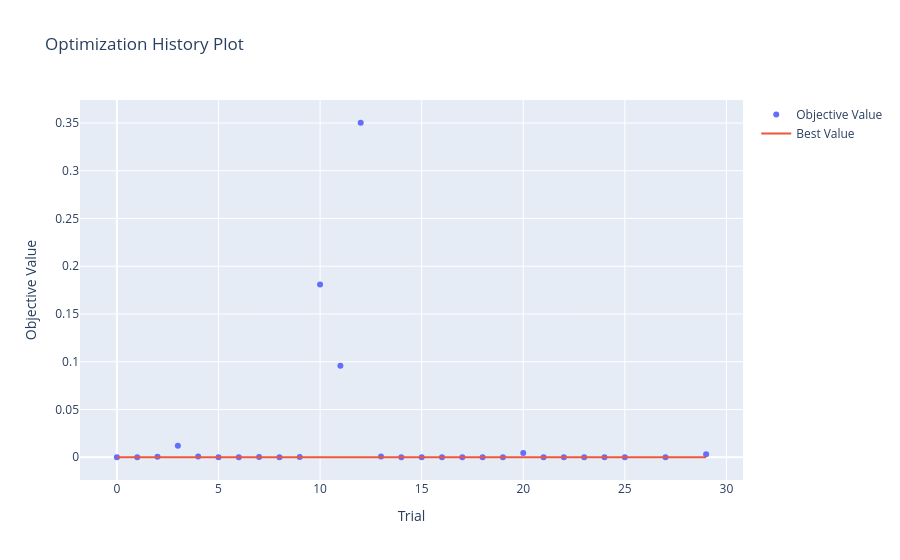
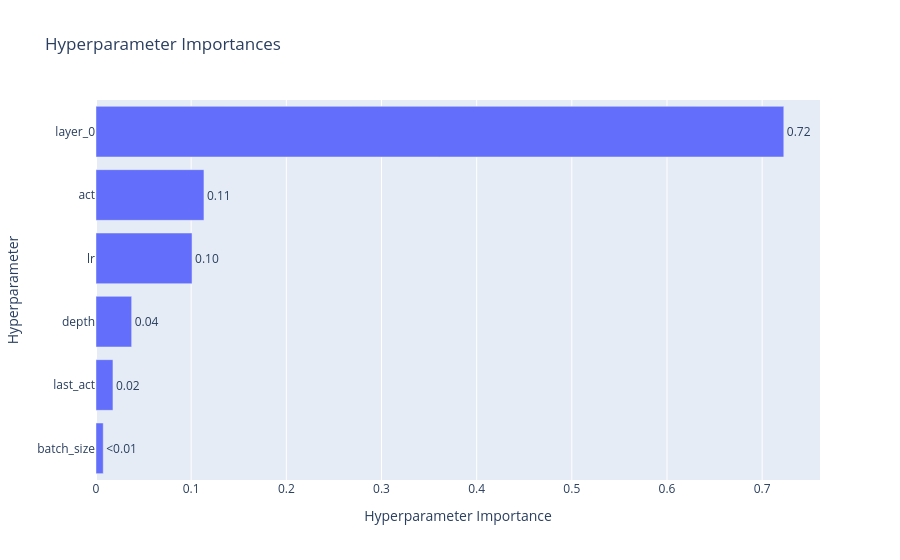
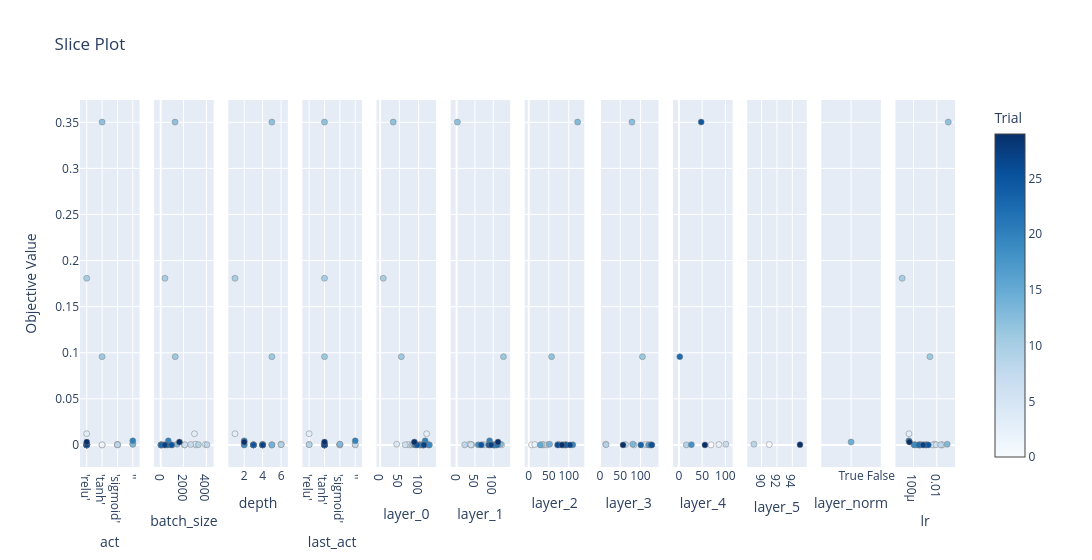

The cell these charts' notebook holds for them, in order:
### Code cell
from plotly.io import show

fig = optuna.visualization.plot_optimization_history(study)
show(fig)

fig = optuna.visualization.plot_param_importances(study)
show(fig)

fig = optuna.visualization.plot_slice(study)
show(fig)

### Figure 1 — Plotly figure (JSON) as saved in the notebook; plotly's stock layout.template omitted (floating-point values rounded to 4 significant figures)
{"data": [{"mode": "markers", "name": "Objective Value", "x": [0, 1, 2, 3, 4, 5, 6, 7, 8, 9, 10, 11, 12, 13, 14, 15, 16, 17, 18, 19, 20, 21, 22, 23, 24, 25, 27, 29], "y": [5.246e-05, 4.034e-05, 0.0004187, 0.01212, 0.000762, 2.24e-05, 0.0001327, 0.0003898, 0.0001117, 0.0002775, 0.1808, 0.09572, 0.3502, 0.000734, 1.791e-05, 1.441e-05, 8.76e-06, 1.148e-05, 9.354e-05, 1.766e-05, 0.004429, 8.495e-06, 2.825e-05, 8.345e-06, 1.501e-05, 2.639e-05, 2.19e-05, 0.003061], "type": "scatter"}, {"mode": "lines", "name": "Best Value", "x": [0, 1, 2, 3, 4, 5, 6, 7, 8, 9, 10, 11, 12, 13, 14, 15, 16, 17, 18, 19, 20, 21, 22, 23, 24, 25, 26, 27, 28, 29], "y": [5.246e-05, 4.034e-05, 4.034e-05, 4.034e-05, 4.034e-05, 2.24e-05, 2.24e-05, 2.24e-05, 2.24e-05, 2.24e-05, 2.24e-05, 2.24e-05, 2.24e-05, 2.24e-05, 1.791e-05, 1.441e-05, 8.76e-06, 8.76e-06, 8.76e-06, 8.76e-06, 8.76e-06, 8.495e-06, 8.495e-06, 8.345e-06, 8.345e-06, 8.345e-06, 8.345e-06, 8.345e-06, 8.345e-06, 8.345e-06], "type": "scatter"}, {"marker": {"color": "#cccccc"}, "mode": "markers", "name": "Infeasible Trial", "showlegend": false, "x": [], "y": [], "type": "scatter"}], "layout": {"title": {"text": "Optimization History Plot"}, "xaxis": {"title": {"text": "Trial"}}, "yaxis": {"title": {"text": "Objective Value"}}}}

### Figure 2 — Plotly figure (JSON) as saved in the notebook; plotly's stock layout.template omitted (floating-point values rounded to 4 significant figures)
{"data": [{"cliponaxis": false, "hovertemplate": ["batch_size (IntDistribution): 0.007608486426237685<extra></extra>", "last_act (CategoricalDistribution): 0.017815200315207752<extra></extra>", "depth (IntDistribution): 0.03746823769280408<extra></extra>", "lr (FloatDistribution): 0.10091903264429643<extra></extra>", "act (CategoricalDistribution): 0.11343963263767229<extra></extra>", "layer_0 (IntDistribution): 0.7227494102837817<extra></extra>"], "name": "Objective Value", "orientation": "h", "text": ["<0.01", "0.02", "0.04", "0.10", "0.11", "0.72"], "textposition": "outside", "x": [0.007608, 0.01782, 0.03747, 0.1009, 0.1134, 0.7227], "y": ["batch_size", "last_act", "depth", "lr", "act", "layer_0"], "type": "bar"}], "layout": {"title": {"text": "Hyperparameter Importances"}, "xaxis": {"title": {"text": "Hyperparameter Importance"}}, "yaxis": {"title": {"text": "Hyperparameter"}}}}

### Figure 3 — Plotly figure (JSON) as saved in the notebook; plotly's stock layout.template omitted (floating-point values rounded to 4 significant figures)
{"data": [{"marker": {"color": [3, 5, 9, 10, 14, 15, 16, 17, 18, 19, 21, 22, 23, 24, 25, 27, 29, 0, 1, 11, 12, 2, 6, 7, 8, 4, 13, 20], "colorbar": {"title": {"text": "Trial"}, "x": 1.0, "xpad": 40}, "colorscale": [[0.0, "rgb(247,251,255)"], [0.125, "rgb(222,235,247)"], [0.25, "rgb(198,219,239)"], [0.375, "rgb(158,202,225)"], [0.5, "rgb(107,174,214)"], [0.625, "rgb(66,146,198)"], [0.75, "rgb(33,113,181)"], [0.875, "rgb(8,81,156)"], [1.0, "rgb(8,48,107)"]], "line": {"color": "Grey", "width": 0.5}, "showscale": true}, "mode": "markers", "name": "Feasible Trial", "showlegend": false, "x": ["'relu'", "'relu'", "'relu'", "'relu'", "'relu'", "'relu'", "'relu'", "'relu'", "'relu'", "'relu'", "'relu'", "'relu'", "'relu'", "'relu'", "'relu'", "'relu'", "'relu'", "'tanh'", "'tanh'", "'tanh'", "'tanh'", "'sigmoid'", "'sigmoid'", "'sigmoid'", "'sigmoid'", "''", "''", "''"], "y": [0.01212, 2.24e-05, 0.0002775, 0.1808, 1.791e-05, 1.441e-05, 8.76e-06, 1.148e-05, 9.354e-05, 1.766e-05, 8.495e-06, 2.825e-05, 8.345e-06, 1.501e-05, 2.639e-05, 2.19e-05, 0.003061, 5.246e-05, 4.034e-05, 0.09572, 0.3502, 0.0004187, 0.0001327, 0.0003898, 0.0001117, 0.000762, 0.000734, 0.004429], "type": "scatter", "xaxis": "x", "yaxis": "y"}, {"marker": {"color": [0, 1, 2, 3, 4, 5, 6, 7, 8, 9, 10, 11, 12, 13, 14, 15, 16, 17, 18, 19, 20, 21, 22, 23, 24, 25, 27, 29], "colorbar": {"title": {"text": "Trial"}, "x": 1.0, "xpad": 40}, "colorscale": [[0.0, "rgb(247,251,255)"], [0.125, "rgb(222,235,247)"], [0.25, "rgb(198,219,239)"], [0.375, "rgb(158,202,225)"], [0.5, "rgb(107,174,214)"], [0.625, "rgb(66,146,198)"], [0.75, "rgb(33,113,181)"], [0.875, "rgb(8,81,156)"], [1.0, "rgb(8,48,107)"]], "line": {"color": "Grey", "width": 0.5}, "showscale": false}, "mode": "markers", "name": "Feasible Trial", "showlegend": false, "x": [3099, 2071, 3906, 2959, 3026, 1018, 2108, 2627, 4050, 3304, 373, 1273, 1260, 1432, 327, 151, 26, 41, 791, 50, 668, 16, 580, 50, 497, 955, 357, 1642], "y": [5.246e-05, 4.034e-05, 0.0004187, 0.01212, 0.000762, 2.24e-05, 0.0001327, 0.0003898, 0.0001117, 0.0002775, 0.1808, 0.09572, 0.3502, 0.000734, 1.791e-05, 1.441e-05, 8.76e-06, 1.148e-05, 9.354e-05, 1.766e-05, 0.004429, 8.495e-06, 2.825e-05, 8.345e-06, 1.501e-05, 2.639e-05, 2.19e-05, 0.003061], "type": "scatter", "xaxis": "x2", "yaxis": "y2"}, {"marker": {"color": [0, 1, 2, 3, 4, 5, 6, 7, 8, 9, 10, 11, 12, 13, 14, 15, 16, 17, 18, 19, 20, 21, 22, 23, 24, 25, 27, 29], "colorbar": {"title": {"text": "Trial"}, "x": 1.0, "xpad": 40}, "colorscale": [[0.0, "rgb(247,251,255)"], [0.125, "rgb(222,235,247)"], [0.25, "rgb(198,219,239)"], [0.375, "rgb(158,202,225)"], [0.5, "rgb(107,174,214)"], [0.625, "rgb(66,146,198)"], [0.75, "rgb(33,113,181)"], [0.875, "rgb(8,81,156)"], [1.0, "rgb(8,48,107)"]], "line": {"color": "Grey", "width": 0.5}, "showscale": false}, "mode": "markers", "name": "Feasible Trial", "showlegend": false, "x": [3, 5, 6, 1, 6, 5, 3, 4, 2, 6, 1, 5, 5, 4, 5, 4, 4, 3, 3, 2, 2, 4, 4, 3, 4, 3, 4, 2], "y": [5.246e-05, 4.034e-05, 0.0004187, 0.01212, 0.000762, 2.24e-05, 0.0001327, 0.0003898, 0.0001117, 0.0002775, 0.1808, 0.09572, 0.3502, 0.000734, 1.791e-05, 1.441e-05, 8.76e-06, 1.148e-05, 9.354e-05, 1.766e-05, 0.004429, 8.495e-06, 2.825e-05, 8.345e-06, 1.501e-05, 2.639e-05, 2.19e-05, 0.003061], "type": "scatter", "xaxis": "x3", "yaxis": "y3"}, {"marker": {"color": [2, 3, 9, 5, 10, 11, 12, 14, 15, 16, 17, 18, 19, 21, 22, 23, 24, 25, 27, 29, 1, 4, 6, 8, 13, 0, 7, 20], "colorbar": {"title": {"text": "Trial"}, "x": 1.0, "xpad": 40}, "colorscale": [[0.0, "rgb(247,251,255)"], [0.125, "rgb(222,235,247)"], [0.25, "rgb(198,219,239)"], [0.375, "rgb(158,202,225)"], [0.5, "rgb(107,174,214)"], [0.625, "rgb(66,146,198)"], [0.75, "rgb(33,113,181)"], [0.875, "rgb(8,81,156)"], [1.0, "rgb(8,48,107)"]], "line": {"color": "Grey", "width": 0.5}, "showscale": false}, "mode": "markers", "name": "Feasible Trial", "showlegend": false, "x": ["'relu'", "'relu'", "'relu'", "'tanh'", "'tanh'", "'tanh'", "'tanh'", "'tanh'", "'tanh'", "'tanh'", "'tanh'", "'tanh'", "'tanh'", "'tanh'", "'tanh'", "'tanh'", "'tanh'", "'tanh'", "'tanh'", "'tanh'", "'sigmoid'", "'sigmoid'", "'sigmoid'", "'sigmoid'", "'sigmoid'", "''", "''", "''"], "y": [0.0004187, 0.01212, 0.0002775, 2.24e-05, 0.1808, 0.09572, 0.3502, 1.791e-05, 1.441e-05, 8.76e-06, 1.148e-05, 9.354e-05, 1.766e-05, 8.495e-06, 2.825e-05, 8.345e-06, 1.501e-05, 2.639e-05, 2.19e-05, 0.003061, 4.034e-05, 0.000762, 0.0001327, 0.0001117, 0.000734, 5.246e-05, 0.0003898, 0.004429], "type": "scatter", "xaxis": "x4", "yaxis": "y4"}, {"marker": {"color": [0, 1, 2, 3, 4, 5, 6, 7, 8, 9, 10, 11, 12, 13, 14, 15, 16, 17, 18, 19, 20, 21, 22, 23, 24, 25, 27, 29], "colorbar": {"title": {"text": "Trial"}, "x": 1.0, "xpad": 40}, "colorscale": [[0.0, "rgb(247,251,255)"], [0.125, "rgb(222,235,247)"], [0.25, "rgb(198,219,239)"], [0.375, "rgb(158,202,225)"], [0.5, "rgb(107,174,214)"], [0.625, "rgb(66,146,198)"], [0.75, "rgb(33,113,181)"], [0.875, "rgb(8,81,156)"], [1.0, "rgb(8,48,107)"]], "line": {"color": "Grey", "width": 0.5}, "showscale": false}, "mode": "markers", "name": "Feasible Trial", "showlegend": false, "x": [103, 77, 72, 121, 43, 102, 65, 115, 82, 95, 8, 55, 34, 87, 104, 107, 113, 127, 126, 128, 117, 110, 92, 113, 112, 96, 114, 89], "y": [5.246e-05, 4.034e-05, 0.0004187, 0.01212, 0.000762, 2.24e-05, 0.0001327, 0.0003898, 0.0001117, 0.0002775, 0.1808, 0.09572, 0.3502, 0.000734, 1.791e-05, 1.441e-05, 8.76e-06, 1.148e-05, 9.354e-05, 1.766e-05, 0.004429, 8.495e-06, 2.825e-05, 8.345e-06, 1.501e-05, 2.639e-05, 2.19e-05, 0.003061], "type": "scatter", "xaxis": "x5", "yaxis": "y5"}, {"marker": {"color": [0, 1, 2, 4, 5, 6, 7, 8, 9, 11, 12, 13, 14, 15, 16, 17, 18, 19, 20, 21, 22, 23, 24, 25, 27, 29], "colorbar": {"title": {"text": "Trial"}, "x": 1.0, "xpad": 40}, "colorscale": [[0.0, "rgb(247,251,255)"], [0.125, "rgb(222,235,247)"], [0.25, "rgb(198,219,239)"], [0.375, "rgb(158,202,225)"], [0.5, "rgb(107,174,214)"], [0.625, "rgb(66,146,198)"], [0.75, "rgb(33,113,181)"], [0.875, "rgb(8,81,156)"], [1.0, "rgb(8,48,107)"]], "line": {"color": "Grey", "width": 0.5}, "showscale": false}, "mode": "markers", "name": "Feasible Trial", "showlegend": false, "x": [78, 123, 40, 35, 41, 39, 87, 22, 71, 128, 2, 120, 101, 100, 104, 102, 59, 108, 90, 104, 111, 90, 88, 67, 94, 113], "y": [5.246e-05, 4.034e-05, 0.0004187, 0.000762, 2.24e-05, 0.0001327, 0.0003898, 0.0001117, 0.0002775, 0.09572, 0.3502, 0.000734, 1.791e-05, 1.441e-05, 8.76e-06, 1.148e-05, 9.354e-05, 1.766e-05, 0.004429, 8.495e-06, 2.825e-05, 8.345e-06, 1.501e-05, 2.639e-05, 2.19e-05, 0.003061], "type": "scatter", "xaxis": "x6", "yaxis": "y6"}, {"marker": {"color": [0, 1, 2, 4, 5, 6, 7, 9, 11, 12, 13, 14, 15, 16, 17, 18, 21, 22, 23, 24, 25, 27], "colorbar": {"title": {"text": "Trial"}, "x": 1.0, "xpad": 40}, "colorscale": [[0.0, "rgb(247,251,255)"], [0.125, "rgb(222,235,247)"], [0.25, "rgb(198,219,239)"], [0.375, "rgb(158,202,225)"], [0.5, "rgb(107,174,214)"], [0.625, "rgb(66,146,198)"], [0.75, "rgb(33,113,181)"], [0.875, "rgb(8,81,156)"], [1.0, "rgb(8,48,107)"]], "line": {"color": "Grey", "width": 0.5}, "showscale": false}, "mode": "markers", "name": "Feasible Trial", "showlegend": false, "x": [7, 35, 15, 74, 46, 38, 33, 94, 57, 122, 52, 29, 75, 87, 92, 110, 83, 90, 93, 72, 103, 83], "y": [5.246e-05, 4.034e-05, 0.0004187, 0.000762, 2.24e-05, 0.0001327, 0.0003898, 0.0002775, 0.09572, 0.3502, 0.000734, 1.791e-05, 1.441e-05, 8.76e-06, 1.148e-05, 9.354e-05, 8.495e-06, 2.825e-05, 8.345e-06, 1.501e-05, 2.639e-05, 2.19e-05], "type": "scatter", "xaxis": "x7", "yaxis": "y7"}, {"marker": {"color": [1, 2, 4, 5, 7, 9, 11, 12, 13, 14, 15, 16, 21, 22, 24, 27], "colorbar": {"title": {"text": "Trial"}, "x": 1.0, "xpad": 40}, "colorscale": [[0.0, "rgb(247,251,255)"], [0.125, "rgb(222,235,247)"], [0.25, "rgb(198,219,239)"], [0.375, "rgb(158,202,225)"], [0.5, "rgb(107,174,214)"], [0.625, "rgb(66,146,198)"], [0.75, "rgb(33,113,181)"], [0.875, "rgb(8,81,156)"], [1.0, "rgb(8,48,107)"]], "line": {"color": "Grey", "width": 0.5}, "showscale": false}, "mode": "markers", "name": "Feasible Trial", "showlegend": false, "x": [108, 115, 14, 84, 63, 15, 105, 79, 81, 123, 128, 120, 126, 101, 128, 57], "y": [4.034e-05, 0.0004187, 0.000762, 2.24e-05, 0.0003898, 0.0002775, 0.09572, 0.3502, 0.000734, 1.791e-05, 1.441e-05, 8.76e-06, 8.495e-06, 2.825e-05, 1.501e-05, 2.19e-05], "type": "scatter", "xaxis": "x8", "yaxis": "y8"}, {"marker": {"color": [1, 2, 4, 5, 9, 11, 12, 14], "colorbar": {"title": {"text": "Trial"}, "x": 1.0, "xpad": 40}, "colorscale": [[0.0, "rgb(247,251,255)"], [0.125, "rgb(222,235,247)"], [0.25, "rgb(198,219,239)"], [0.375, "rgb(158,202,225)"], [0.5, "rgb(107,174,214)"], [0.625, "rgb(66,146,198)"], [0.75, "rgb(33,113,181)"], [0.875, "rgb(8,81,156)"], [1.0, "rgb(8,48,107)"]], "line": {"color": "Grey", "width": 0.5}, "showscale": false}, "mode": "markers", "name": "Feasible Trial", "showlegend": false, "x": [69, 86, 101, 16, 27, 2, 48, 56], "y": [4.034e-05, 0.0004187, 0.000762, 2.24e-05, 0.0002775, 0.09572, 0.3502, 1.791e-05], "type": "scatter", "xaxis": "x9", "yaxis": "y9"}, {"marker": {"color": [2, 4, 9], "colorbar": {"title": {"text": "Trial"}, "x": 1.0, "xpad": 40}, "colorscale": [[0.0, "rgb(247,251,255)"], [0.125, "rgb(222,235,247)"], [0.25, "rgb(198,219,239)"], [0.375, "rgb(158,202,225)"], [0.5, "rgb(107,174,214)"], [0.625, "rgb(66,146,198)"], [0.75, "rgb(33,113,181)"], [0.875, "rgb(8,81,156)"], [1.0, "rgb(8,48,107)"]], "line": {"color": "Grey", "width": 0.5}, "showscale": false}, "mode": "markers", "name": "Feasible Trial", "showlegend": false, "x": [91, 89, 95], "y": [0.0004187, 0.000762, 0.0002775], "type": "scatter", "xaxis": "x10", "yaxis": "y10"}, {"marker": {"color": [29], "colorbar": {"title": {"text": "Trial"}, "x": 1.0, "xpad": 40}, "colorscale": [[0.0, "rgb(247,251,255)"], [0.125, "rgb(222,235,247)"], [0.25, "rgb(198,219,239)"], [0.375, "rgb(158,202,225)"], [0.5, "rgb(107,174,214)"], [0.625, "rgb(66,146,198)"], [0.75, "rgb(33,113,181)"], [0.875, "rgb(8,81,156)"], [1.0, "rgb(8,48,107)"]], "line": {"color": "Grey", "width": 0.5}, "showscale": false}, "mode": "markers", "name": "Feasible Trial", "showlegend": false, "x": ["True"], "y": [0.003061], "type": "scatter", "xaxis": "x11", "yaxis": "y11"}, {"marker": {"color": [0, 1, 2, 3, 4, 5, 6, 7, 8, 9, 10, 11, 12, 13, 14, 15, 16, 17, 18, 19, 20, 21, 22, 23, 24, 25, 27, 29], "colorbar": {"title": {"text": "Trial"}, "x": 1.0, "xpad": 40}, "colorscale": [[0.0, "rgb(247,251,255)"], [0.125, "rgb(222,235,247)"], [0.25, "rgb(198,219,239)"], [0.375, "rgb(158,202,225)"], [0.5, "rgb(107,174,214)"], [0.625, "rgb(66,146,198)"], [0.75, "rgb(33,113,181)"], [0.875, "rgb(8,81,156)"], [1.0, "rgb(8,48,107)"]], "line": {"color": "Grey", "width": 0.5}, "showscale": false}, "mode": "markers", "name": "Feasible Trial", "showlegend": false, "x": [0.02689, 0.02987, 0.001319, 4.119e-05, 0.006562, 0.004658, 0.008591, 0.0004408, 0.02166, 0.0001093, 1.08e-05, 0.002568, 0.09586, 0.07709, 0.000752, 0.0003891, 0.0003614, 0.0002625, 0.000146, 0.0001163, 4.027e-05, 0.0003338, 0.0002869, 0.001093, 0.00127, 0.001889, 0.0006765, 4.527e-05], "y": [5.246e-05, 4.034e-05, 0.0004187, 0.01212, 0.000762, 2.24e-05, 0.0001327, 0.0003898, 0.0001117, 0.0002775, 0.1808, 0.09572, 0.3502, 0.000734, 1.791e-05, 1.441e-05, 8.76e-06, 1.148e-05, 9.354e-05, 1.766e-05, 0.004429, 8.495e-06, 2.825e-05, 8.345e-06, 1.501e-05, 2.639e-05, 2.19e-05, 0.003061], "type": "scatter", "xaxis": "x12", "yaxis": "y12"}], "layout": {"xaxis": {"anchor": "y", "domain": [0.0, 0.06806], "title": {"text": "act"}, "type": "category", "categoryorder": "array", "categoryarray": ["'relu'", "'tanh'", "'sigmoid'", "''"]}, "yaxis": {"anchor": "x", "domain": [0.0, 1.0], "title": {"text": "Objective Value"}}, "xaxis2": {"anchor": "y2", "domain": [0.08472, 0.1528], "title": {"text": "batch_size"}}, "yaxis2": {"anchor": "x2", "domain": [0.0, 1.0], "matches": "y", "showticklabels": false}, "xaxis3": {"anchor": "y3", "domain": [0.1694, 0.2375], "title": {"text": "depth"}}, "yaxis3": {"anchor": "x3", "domain": [0.0, 1.0], "matches": "y", "showticklabels": false}, "xaxis4": {"anchor": "y4", "domain": [0.2542, 0.3222], "title": {"text": "last_act"}, "type": "category", "categoryorder": "array", "categoryarray": ["'relu'", "'tanh'", "'sigmoid'", "''"]}, "yaxis4": {"anchor": "x4", "domain": [0.0, 1.0], "matches": "y", "showticklabels": false}, "xaxis5": {"anchor": "y5", "domain": [0.3389, 0.4069], "title": {"text": "layer_0"}}, "yaxis5": {"anchor": "x5", "domain": [0.0, 1.0], "matches": "y", "showticklabels": false}, "xaxis6": {"anchor": "y6", "domain": [0.4236, 0.4917], "title": {"text": "layer_1"}}, "yaxis6": {"anchor": "x6", "domain": [0.0, 1.0], "matches": "y", "showticklabels": false}, "xaxis7": {"anchor": "y7", "domain": [0.5083, 0.5764], "title": {"text": "layer_2"}}, "yaxis7": {"anchor": "x7", "domain": [0.0, 1.0], "matches": "y", "showticklabels": false}, "xaxis8": {"anchor": "y8", "domain": [0.5931, 0.6611], "title": {"text": "layer_3"}}, "yaxis8": {"anchor": "x8", "domain": [0.0, 1.0], "matches": "y", "showticklabels": false}, "xaxis9": {"anchor": "y9", "domain": [0.6778, 0.7458], "title": {"text": "layer_4"}}, "yaxis9": {"anchor": "x9", "domain": [0.0, 1.0], "matches": "y", "showticklabels": false}, "xaxis10": {"anchor": "y10", "domain": [0.7625, 0.8306], "title": {"text": "layer_5"}}, "yaxis10": {"anchor": "x10", "domain": [0.0, 1.0], "matches": "y", "showticklabels": false}, "xaxis11": {"anchor": "y11", "domain": [0.8472, 0.9153], "title": {"text": "layer_norm"}, "type": "category", "categoryorder": "array", "categoryarray": ["True", "False"]}, "yaxis11": {"anchor": "x11", "domain": [0.0, 1.0], "matches": "y", "showticklabels": false}, "xaxis12": {"anchor": "y12", "domain": [0.9319, 1.0], "title": {"text": "lr"}, "type": "log"}, "yaxis12": {"anchor": "x12", "domain": [0.0, 1.0], "matches": "y", "showticklabels": false}, "title": {"text": "Slice Plot"}, "width": 3600}}
